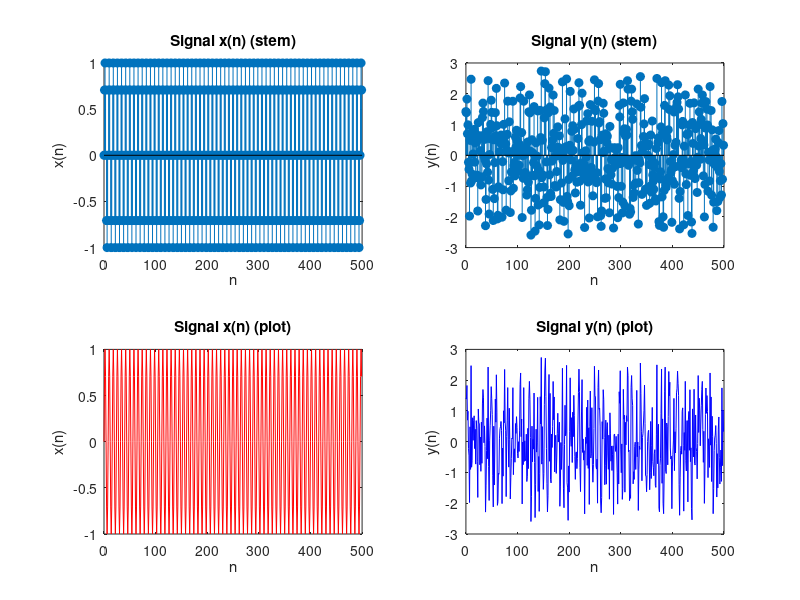

This figure's MATLAB source:
% 生成正弦信号 x(n) = sin(0.25*pi*n)
n = 0:499;
x = sin(0.25 * pi * n);

% 计算信号x(n)的均值和方差
x_mean = mean(x);
x_var = var(x);
disp(['x(n)均值: ', num2str(x_mean)]);
disp(['x(n)方差: ', num2str(x_var)]);

% 添加均匀分布的噪声
SNR_dB = -3; % 信噪比为-3dB
SNR_linear = 10^(SNR_dB / 10); % 将dB表示的SNR转换为线性尺度
noise_power = x_var / SNR_linear;
g = rand(1,length(n)); % 产生均匀分布的白噪声信号
g = g - mean(g); % 标准化
power_g = var(g); %计算方差
g = sqrt(noise_power/power_g) * g;

% 创建信号 y(n)
y = x + g;

% 绘制信号 x(n)
subplot(2, 2, 1);
stem(n, x, 'filled');
title('Signal x(n) (stem)');
xlabel('n');
ylabel('x(n)');

% 绘制信号 y(n)
subplot(2, 2, 2);
stem(n, y, 'filled');
title('Signal y(n) (stem)');
xlabel('n');
ylabel('y(n)');

% 绘制信号 x(n) 使用plot
subplot(2, 2, 3);
plot(n, x, 'r');
title('Signal x(n) (plot)');
xlabel('n');
ylabel('x(n)');

% 绘制信号 y(n) 使用plot
subplot(2, 2, 4);
plot(n, y, 'b');
title('Signal y(n) (plot)');
xlabel('n');
ylabel('y(n)');
